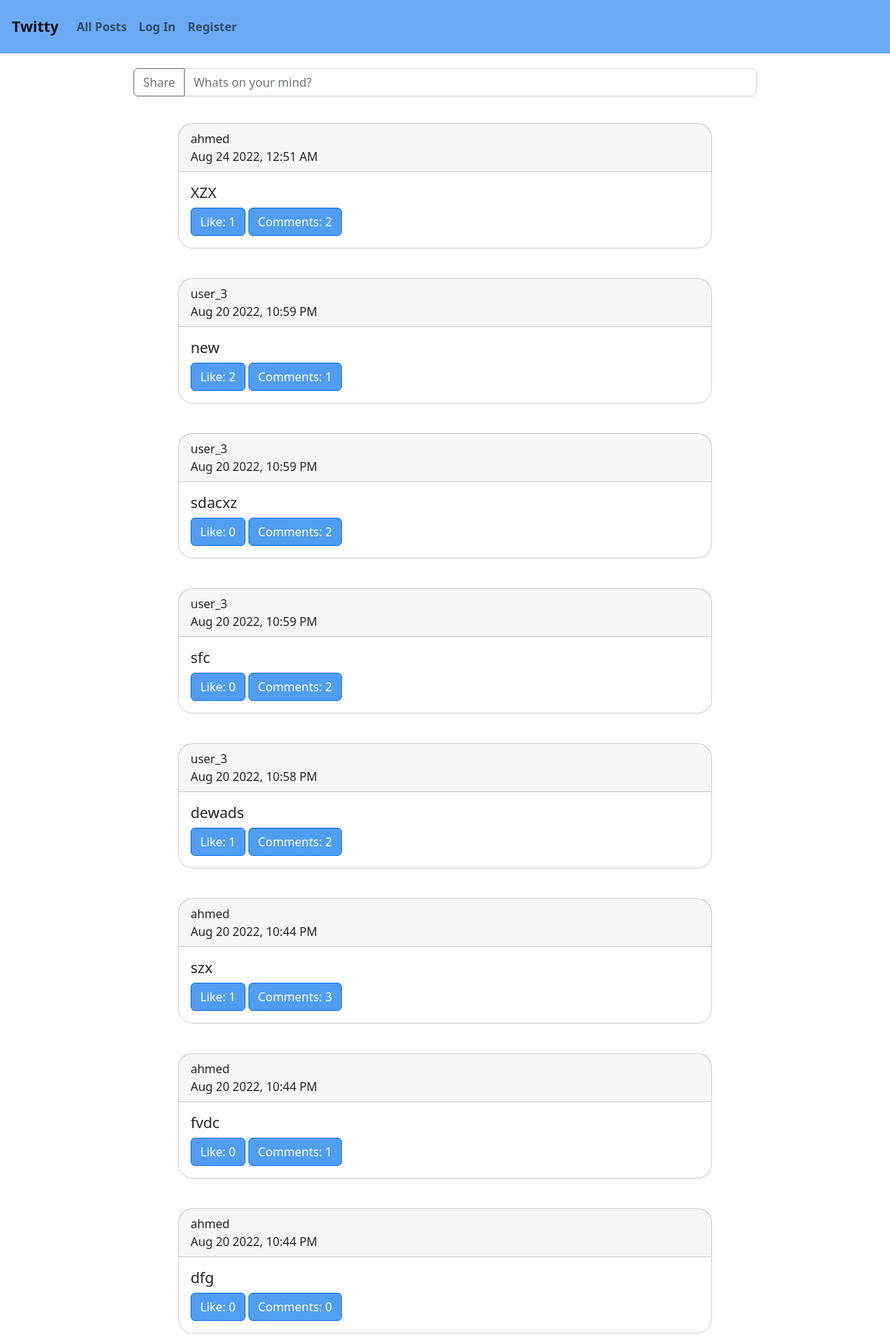
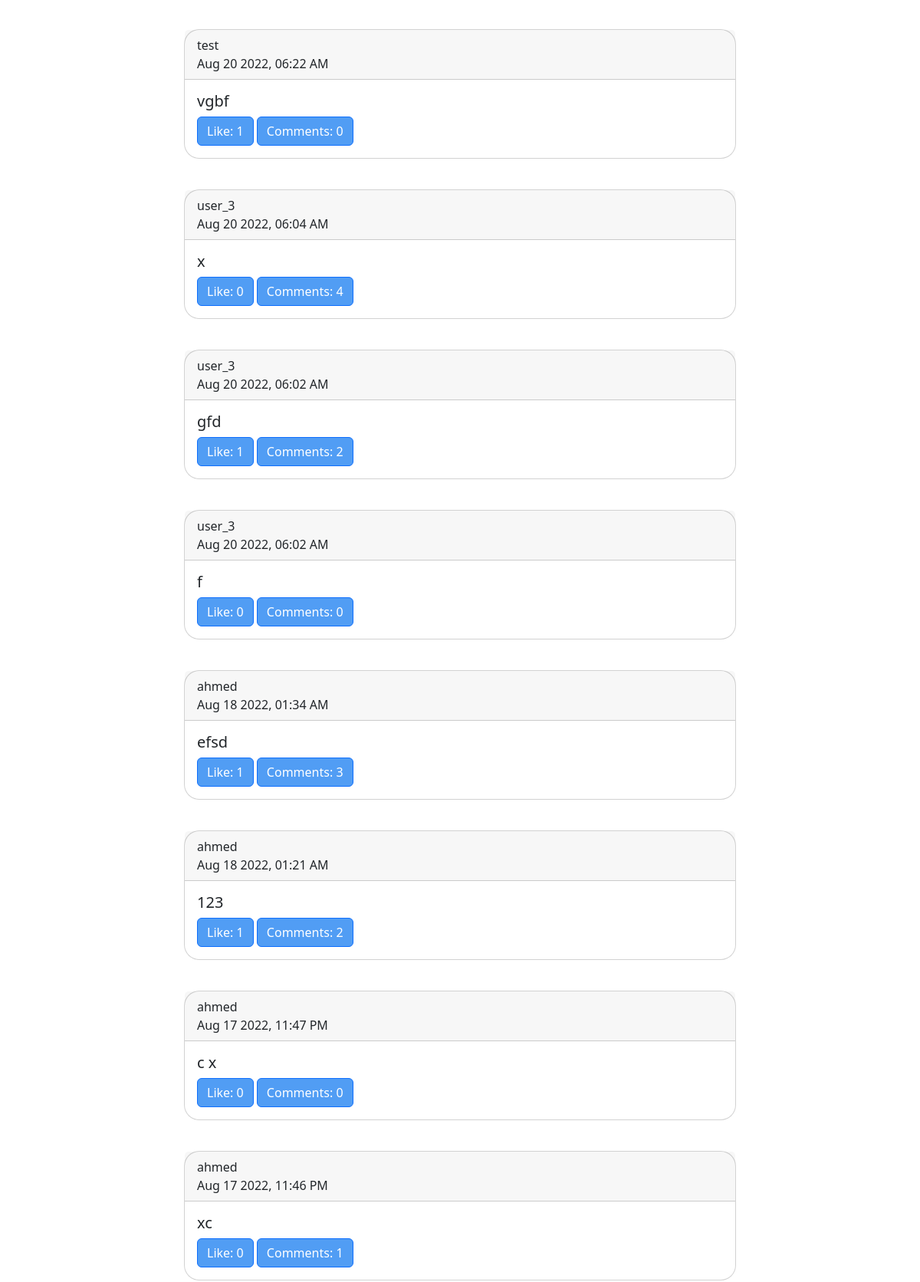
The page / (upper part) on the database its author committed (2 pictures, top to bottom).
### network/models.py (models this page shows)
class User(AbstractUser):
    pass

class Post(models.Model):
    user_post = models.ForeignKey(User, on_delete=models.CASCADE,related_name="user_post", default="1")
    post = models.CharField(max_length=2000, null=False, blank=False, default="")
    timestamp = models.DateTimeField(auto_now_add=True)
    updated_at = models.DateTimeField(auto_now=True)
    def serialize(self):
        likes = len(self.liked_on.all())
        comments = self.commented_on.all()
        comments = [comment.serialize() for comment in comments]
        return {
            "id":self.id,
            "user_post":self.user_post.username,
            "post": self.post,
            "time":self.timestamp.strftime("%b %d %Y, %I:%M %p"),
            "likes":likes,
            "comments":comments,
            "how_many_comments":len(comments)
        }

### network/views.py (the view)
# urls.py: path("", views.index, name="index"),
def index(request):
    if request.user.is_authenticated:
        user = User.objects.get(pk=request.user.id)
        profile = Profile.objects.get(pk=user.id)
        following = [user.id for user in profile.following.all()]
        following.append(user.id)
        posts = Post.objects.filter(user_post__in=following)
        posts = posts.order_by("-timestamp").all()
        posts = [post.serialize() for post in posts]
        liked = Like.objects.filter(user_like=request.user)
        liked = [like.post.id for like in liked]
        return render(request, "network/index.html",{
            'posts':posts,
            'liked':liked
            })
    else:
        posts = Post.objects.all().order_by('-timestamp')
        posts = [post.serialize() for post in posts]
        return render(request, "network/index.html", {
            'posts': posts,
            'liked': None
        })

### network/models.py (called while the page is built)
    def serialize(self):
        return {
            'comment': self.comment,
            'user_comment': self.user_comment.username
        }

### network/templates/network/index.html (shortened to what this page needs)
{% extends "network/layout.html" %}
{% load static %}
{% block body %}
<form class="input-group mb-3" id="post-form">
  <button type="submit" class="btn btn-outline-secondary" type="button" id="share">Share</button>
  <input required type="text" class="form-control" placeholder="Whats on your mind?" id="post-text">
</form>
<div id="all-posts">
    {% for post in posts %}
    <div class="card" id="post-card">
        <div class="card-header">
          <a href="{% url 'profile' post.user_post %}">{{post.user_post}}</a>
          <br>
          {{post.time}}
        </div>
        <div class="card-body">
          <h5 class="card-title">{{post.post}}</h5>
          {% if post.id in liked %}
          <button class="btn btn-primary" id="unlike" data-post="{{post.id}}">Unlike: {{post.likes}}</button>
          {% else %}
          <button class="btn btn-primary" id="like" data-post="{{post.id}}">Like: {{post.likes}}</button>
          {% endif %}
          <button class="btn btn-primary" id="show-comments">Comments: {{post.how_many_comments}}</button>
        </div>
      </div>
      {% endfor %}
  </div>
  {% endblock %}

### network/static/network/styles.css (style rules this page uses)
#post-card { display: flex; margin-top: 20px; margin-bottom: 20px; width:60%; border-radius: 20px; }
#all-posts { display: flex; flex-direction: column; align-items: center; }
#post-form { display: flex; width: 70%; flex:1; margin: auto; padding-top: 20px; }
a { all: unset; }
.btn-primary { background-color: rgb(81, 157, 244); }

### rows shown on the page
User: user_post "ahmed" "ahmed" "ahmed" "ahmed" "ahmed" "ahmed" "ahmed" "ahmed"
Post: post "XZX"
User: user_post "user_3" "user_3" "user_3" "user_3" "user_3" "user_3" "user_3"
Post: post "new"
Post: post "sdacxz"
Post: post "sfc"
Post: post "dewads"
Post: post "szx"
Post: post "fvdc"
Post: post "dfg"
User: user_post "test"
Post: post "vgbf"
Post: post "gfd"
Post: post "efsd"
Post: post "123"
Post: post "c x"
Post: post "xc"

### other values the page prints
{{ post.time }} "Aug 24 2022, 12:51 AM" "Aug 20 2022, 10:59 PM" "Aug 20 2022, 10:59 PM" "Aug 20 2022, 10:59 PM" "Aug 20 2022, 10:58 PM" "Aug 20 2022, 10:44 PM" "Aug 20 2022, 10:44 PM" "Aug 20 2022, 10:44 PM" "Aug 20 2022, 06:22 AM" "Aug 20 2022, 06:04 AM" "Aug 20 2022, 06:02 AM" "Aug 20 2022, 06:02 AM" "Aug 18 2022, 01:34 AM" "Aug 18 2022, 01:21 AM" "Aug 17 2022, 11:47 PM" "Aug 17 2022, 11:46 PM"
{{ post.likes }} "1" "2" "0" "0" "1" "1" "0" "0" "1" "0" "1" "0" "1" "1" "0" "0"
{{ post.how_many_comments }} "2" "1" "2" "2" "2" "3" "1" "0" "0" "4" "2" "0" "3" "2" "0" "1"
{{ post.post }} "x" "f"
